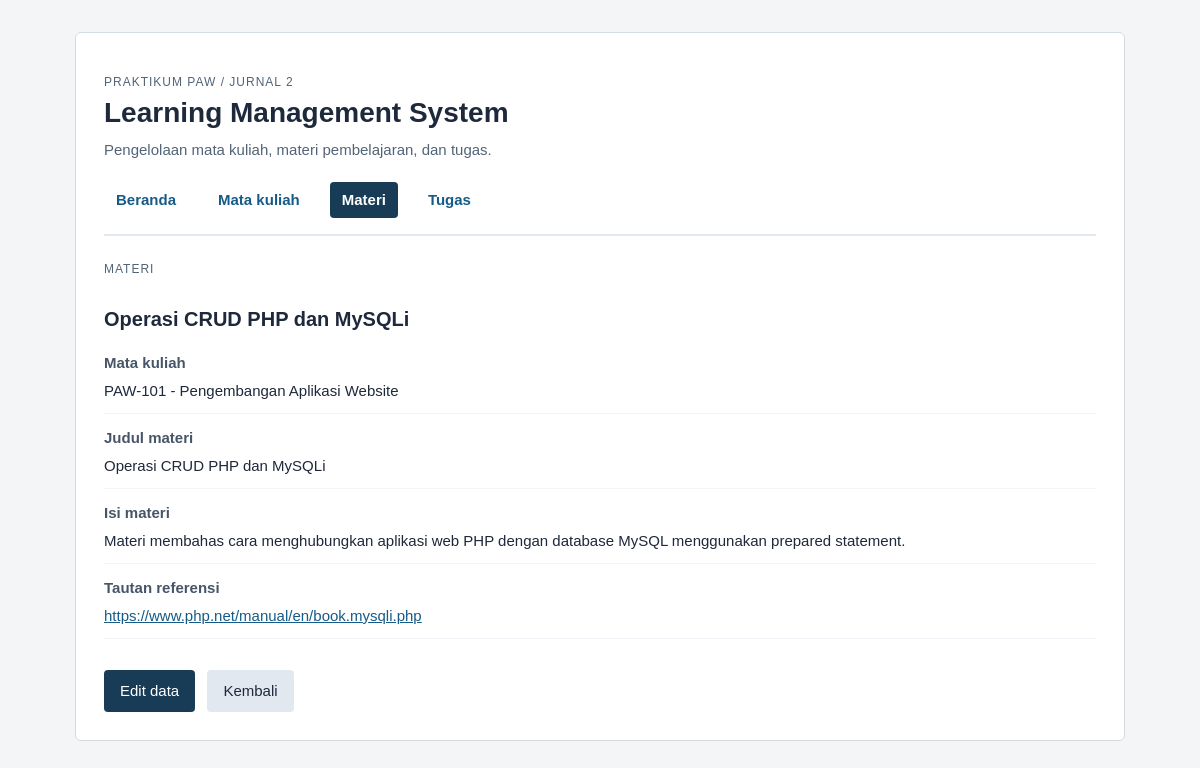
Page /detail_materi.php?id=2 on the committed database.
### tables this page shows
CREATE TABLE materi (
    id INT UNSIGNED AUTO_INCREMENT PRIMARY KEY,
    mata_kuliah_id INT UNSIGNED NOT NULL,
    judul VARCHAR(150) NOT NULL,
    isi TEXT NOT NULL,
    tautan VARCHAR(255) NOT NULL,
    FOREIGN KEY (mata_kuliah_id) REFERENCES mata_kuliah(id) ON DELETE RESTRICT
);

CREATE TABLE mata_kuliah (
    id INT UNSIGNED AUTO_INCREMENT PRIMARY KEY,
    kode VARCHAR(20) NOT NULL UNIQUE,
    nama VARCHAR(100) NOT NULL,
    dosen VARCHAR(100) NOT NULL,
    semester TINYINT UNSIGNED NOT NULL
);

### koneksi.php (called while the page is built, shortened)
<?php
function h($teks) {
    return htmlspecialchars((string)$teks, ENT_QUOTES, 'UTF-8');
}

### detail_materi.php (the view, shortened to what this page needs)
<?php
require 'koneksi.php';
$id = isset($_GET['id']) && ctype_digit((string)$_GET['id']) ? (int)$_GET['id'] : 0;
$stmt = $conn->prepare('SELECT m.*, mk.kode AS kode_mk, mk.nama AS nama_mk
                        FROM materi m JOIN mata_kuliah mk ON m.mata_kuliah_id = mk.id
                        WHERE m.id = ?');
$stmt->bind_param('i', $id);
$stmt->execute();
$data = $stmt->get_result()->fetch_assoc();
?>
<!DOCTYPE html>
<html lang="id">
<head>
    <link rel="stylesheet" href="style.css">
</head>
<body>
<main>
    <p class="label-kecil">PRAKTIKUM PAW / JURNAL 2</p>
    <h1>Learning Management System</h1>
    <p class="subjudul">Pengelolaan mata kuliah, materi pembelajaran, dan tugas.</p>
    <nav class="nav-bar">
        <a href="index.php">Beranda</a>
        <a href="daftar_mata_kuliah.php">Mata kuliah</a>
        <a href="daftar_materi.php" class="aktif">Materi</a>
        <a href="daftar_tugas.php">Tugas</a>
    </nav>
    <?php if (!$data): ?>
        <div class="kesalahan">Data materi tidak ditemukan.</div>
        <p><a class="tombol tombol-sekunder" href="daftar_materi.php">Kembali</a></p>
    <?php else: ?>
        <p class="label-kecil">Materi</p>
        <h2><?= h($data['judul']) ?></h2>
        <dl>
            <dt>Mata kuliah</dt><dd><?= h($data['kode_mk']) ?> - <?= h($data['nama_mk']) ?></dd>
            <dt>Judul materi</dt><dd><?= h($data['judul']) ?></dd>
            <dt>Isi materi</dt><dd><?= h($data['isi']) ?></dd>
            <dt>Tautan referensi</dt>
            <dd><a href="<?= h($data['tautan']) ?>" target="_blank" rel="noopener noreferrer"><?= h($data['tautan']) ?></a></dd>
        </dl>
        <a class="tombol" href="edit_materi.php?id=<?= (int)$data['id'] ?>">Edit data</a>
        <a class="tombol tombol-sekunder" href="daftar_materi.php">Kembali</a>
    <?php endif; ?>
</main>
</body>
</html>

### style.css (style rules this page uses)
* { box-sizing: border-box; }
body { margin: 0; background: #f3f5f7; color: #1e293b; font: 15px/1.6 Arial, sans-serif; }
main { max-width: 1050px; margin: 32px auto; padding: 28px; background: #ffffff; border: 1px solid #d4dce3; border-radius: 6px; }
.nav-bar { display: flex; gap: 18px; padding-bottom: 16px; margin-bottom: 24px; border-bottom: 2px solid #e2e8f0; }
.nav-bar a { text-decoration: none; color: #165b87; font-weight: bold; padding: 6px 12px; border-radius: 4px; }
.nav-bar a.aktif, .nav-bar a:hover { background: #183b56; color: #ffffff; }
h1 { font-size: 28px; margin: 0 0 8px; line-height: 1.2; }
h2 { font-size: 20px; margin: 24px 0 12px; }
.subjudul { color: #526477; margin-top: 0; margin-bottom: 20px; }
.label-kecil { color: #526477; font-size: 12px; letter-spacing: 1px; text-transform: uppercase; margin-bottom: 4px; }
button, .tombol { display: inline-block; padding: 9px 16px; margin-top: 16px; margin-right: 8px; background: #183b56; color: #ffffff; border: 0; border-radius: 4px; cursor: pointer; font: inherit; text-decoration: none; }
.tombol-sekunder { background: #e2e8f0; color: #1e293b; }
a { color: #165b87; }
dl { margin-top: 16px; }
dt { font-weight: bold; color: #475569; margin-top: 12px; }
dd { margin: 4px 0 12px 0; padding-bottom: 10px; border-bottom: 1px solid #f1f5f9; white-space: pre-line; }

### rows in the picture
materi: judul "Operasi CRUD PHP dan MySQLi", mata_kuliah.kode "PAW-101", mata_kuliah.nama "Pengembangan Aplikasi Website", isi "Materi membahas cara menghubungkan aplikasi web PHP dengan database MySQL menggunakan prepared statement.", tautan "https://www.php.net/manual/en/book.mysqli.php"
